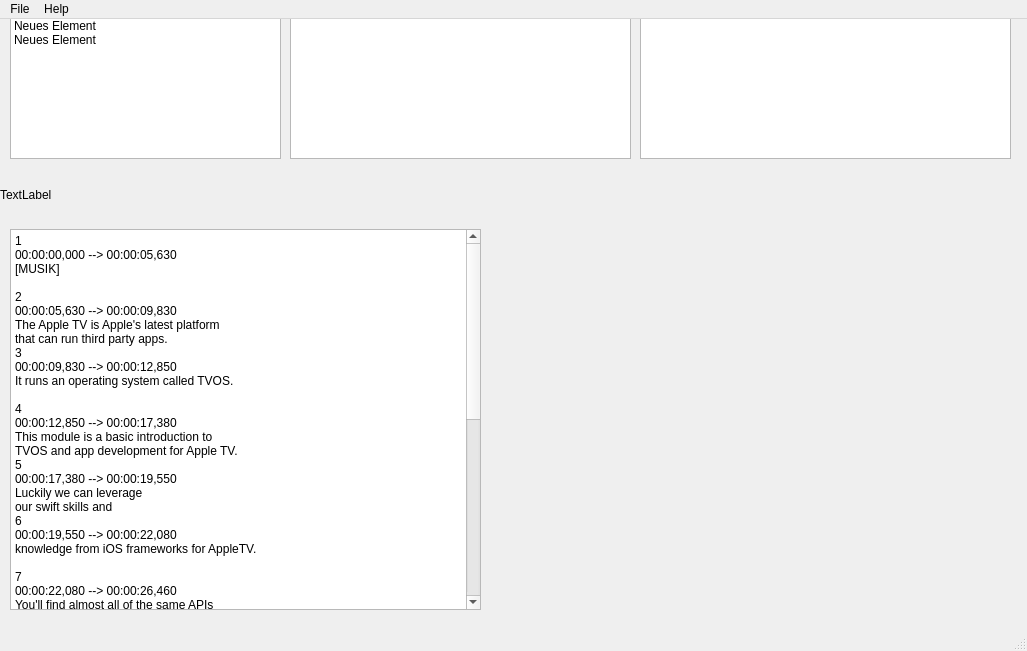
<?xml version="1.0" encoding="UTF-8"?>
<ui version="4.0">
 <class>MainWindow</class>
 <widget class="QMainWindow" name="MainWindow">
  <property name="geometry">
   <rect>
    <x>0</x>
    <y>0</y>
    <width>1027</width>
    <height>651</height>
   </rect>
  </property>
  <property name="windowTitle">
   <string notr="true">SubTitler v1.0 (c) Jens Kallup</string>
  </property>
  <widget class="QWidget" name="centralwidget">
   <widget class="QWidget" name="horizontalLayoutWidget">
    <property name="geometry">
     <rect>
      <x>0</x>
      <y>-1</y>
      <width>1021</width>
      <height>141</height>
     </rect>
    </property>
    <layout class="QHBoxLayout" name="horizontalLayout">
     <item>
      <widget class="QWidget" name="widget_2" native="true">
       <widget class="QListWidget" name="listWidget">
        <property name="geometry">
         <rect>
          <x>10</x>
          <y>0</y>
          <width>271</width>
          <height>141</height>
         </rect>
        </property>
        <item>
         <property name="text">
          <string>Neues Element</string>
         </property>
        </item>
        <item>
         <property name="text">
          <string>Neues Element</string>
         </property>
        </item>
       </widget>
       <widget class="QListWidget" name="listWidget_2">
        <property name="geometry">
         <rect>
          <x>290</x>
          <y>0</y>
          <width>341</width>
          <height>141</height>
         </rect>
        </property>
       </widget>
       <widget class="QListWidget" name="listWidget_3">
        <property name="geometry">
         <rect>
          <x>640</x>
          <y>0</y>
          <width>371</width>
          <height>141</height>
         </rect>
        </property>
       </widget>
      </widget>
     </item>
    </layout>
   </widget>
   <widget class="QWidget" name="horizontalLayoutWidget_2">
    <property name="geometry">
     <rect>
      <x>0</x>
      <y>140</y>
      <width>1021</width>
      <height>71</height>
     </rect>
    </property>
    <layout class="QHBoxLayout" name="horizontalLayout_2">
     <item>
      <widget class="QLabel" name="label">
       <property name="text">
        <string>TextLabel</string>
       </property>
      </widget>
     </item>
    </layout>
   </widget>
   <widget class="QWidget" name="horizontalLayoutWidget_3">
    <property name="geometry">
     <rect>
      <x>10</x>
      <y>210</y>
      <width>471</width>
      <height>381</height>
     </rect>
    </property>
    <layout class="QHBoxLayout" name="horizontalLayout_3">
     <item>
      <widget class="MyEditor" name="plainTextEdit">
       <property name="plainText">
        <string>1
00:00:00,000 --&gt; 00:00:05,630
[MUSIK]

2
00:00:05,630 --&gt; 00:00:09,830
The Apple TV is Apple's latest platform
that can run third party apps.
3
00:00:09,830 --&gt; 00:00:12,850
It runs an operating system called TVOS.

4
00:00:12,850 --&gt; 00:00:17,380
This module is a basic introduction to
TVOS and app development for Apple TV.
5
00:00:17,380 --&gt; 00:00:19,550
Luckily we can leverage
our swift skills and
6
00:00:19,550 --&gt; 00:00:22,080
knowledge from iOS frameworks for AppleTV.

7
00:00:22,080 --&gt; 00:00:26,460
You'll find almost all of the same APIs
and frameworks from iOS on the AppleTV OS
8
00:00:26,460 --&gt; 00:00:29,840
as well with some small but
important additions.
9
00:00:29,840 --&gt; 00:00:33,440
Even the basic structure of apps is
very similar, with storyboards and
10
00:00:33,440 --&gt; 00:00:35,780
view controllers being
central to your app.
11
00:00:35,780 --&gt; 00:00:39,560
But the user interaction model for
Apple TV apps is quite different.
12
00:00:39,560 --&gt; 00:00:43,471
So we'll focus on some of these
differences by adapting some of the code
13
00:00:43,471 --&gt; 00:00:47,462
from the previous networking and
persistence modules app for Apple TV.</string>
       </property>
      </widget>
     </item>
    </layout>
   </widget>
   <widget class="QWidget" name="horizontalLayoutWidget_4">
    <property name="geometry">
     <rect>
      <x>490</x>
      <y>210</y>
      <width>531</width>
      <height>381</height>
     </rect>
    </property>
    <layout class="QHBoxLayout" name="horizontalLayout_4"/>
   </widget>
  </widget>
  <widget class="QMenuBar" name="menubar">
   <property name="geometry">
    <rect>
     <x>0</x>
     <y>0</y>
     <width>1027</width>
     <height>27</height>
    </rect>
   </property>
   <widget class="QMenu" name="menuFile">
    <property name="title">
     <string>File</string>
    </property>
    <addaction name="actionOpen_Project"/>
    <addaction name="actionExit_Application"/>
   </widget>
   <widget class="QMenu" name="menuHelp">
    <property name="title">
     <string>Help</string>
    </property>
    <addaction name="actionAbout"/>
   </widget>
   <addaction name="menuFile"/>
   <addaction name="menuHelp"/>
  </widget>
  <widget class="QStatusBar" name="statusbar"/>
  <action name="actionOpen_Project">
   <property name="text">
    <string>Open Project</string>
   </property>
  </action>
  <action name="actionExit_Application">
   <property name="text">
    <string>Exit Application</string>
   </property>
  </action>
  <action name="actionAbout">
   <property name="text">
    <string>About</string>
   </property>
  </action>
 </widget>
 <customwidgets>
  <customwidget>
   <class>MyEditor</class>
   <extends>QPlainTextEdit</extends>
   <header>editorgutter.h</header>
  </customwidget>
 </customwidgets>
 <resources/>
 <connections>
  <connection>
   <sender>actionExit_Application</sender>
   <signal>triggered()</signal>
   <receiver>MainWindow</receiver>
   <slot>close()</slot>
   <hints>
    <hint type="sourcelabel">
     <x>-1</x>
     <y>-1</y>
    </hint>
    <hint type="destinationlabel">
     <x>399</x>
     <y>299</y>
    </hint>
   </hints>
  </connection>
 </connections>
</ui>
